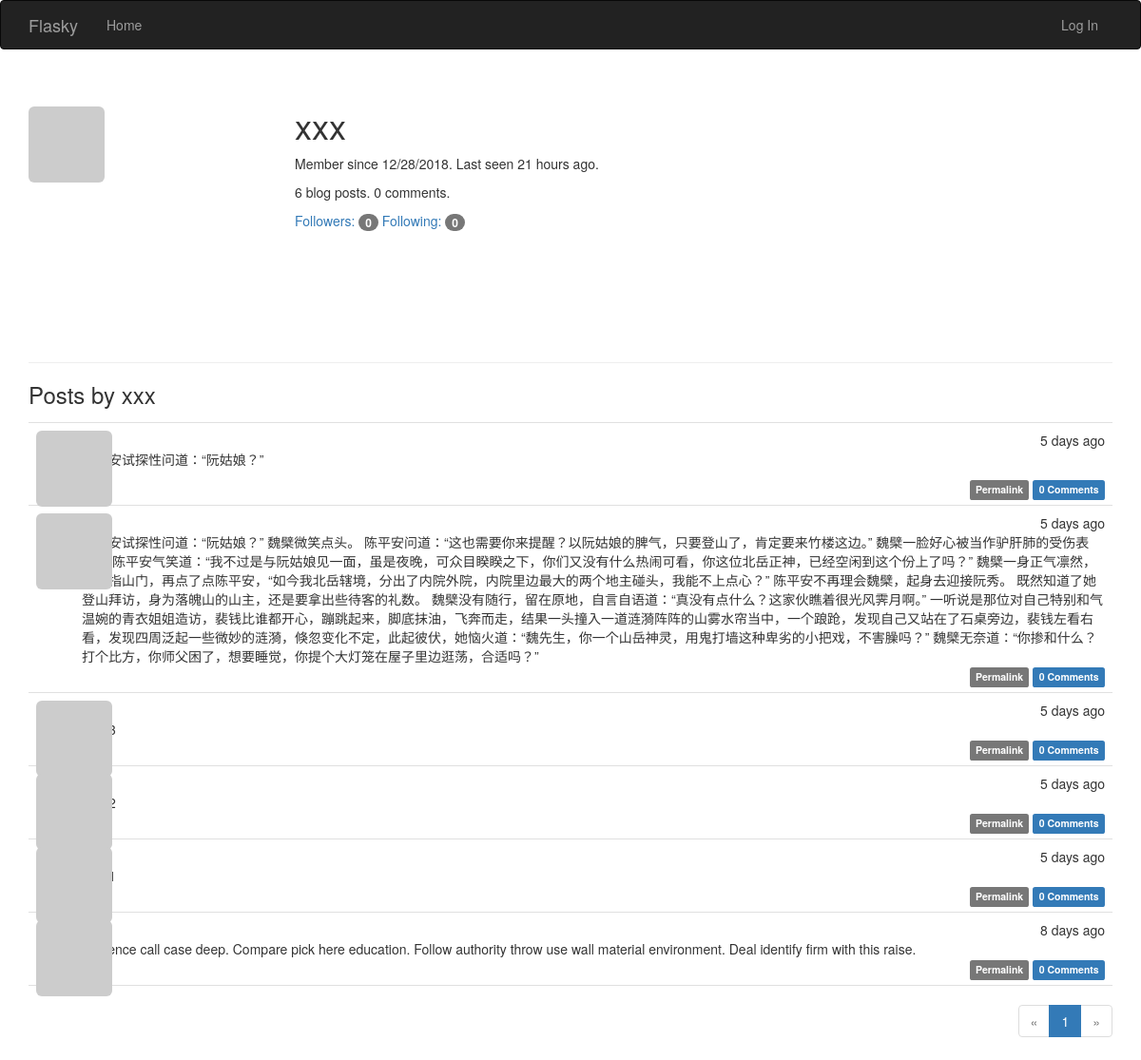
Page /user/xxx on the earlier database version.
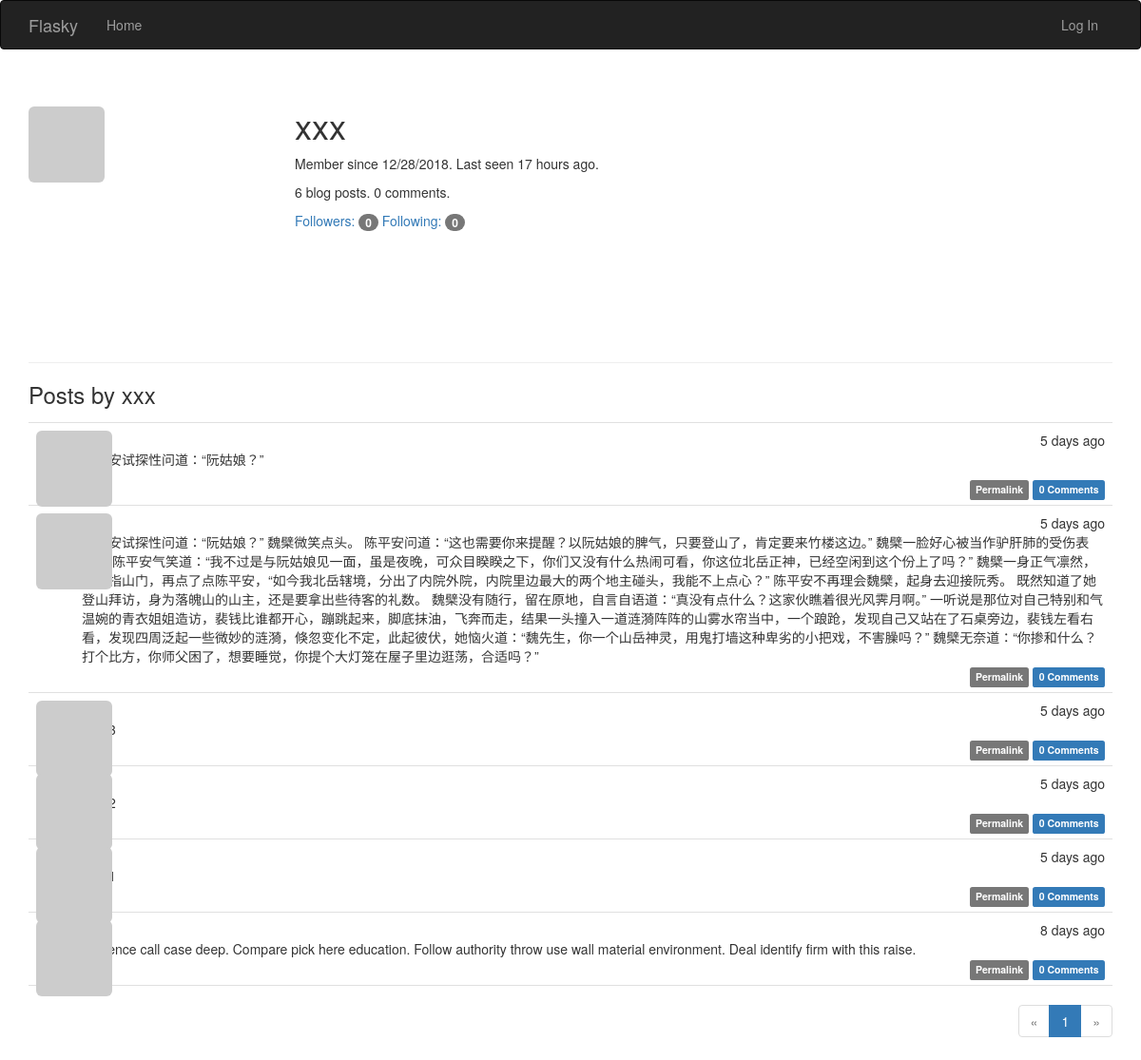
Same page on the later database version.
### app/models.py (models this page shows, shortened)
class User(UserMixin, db.Model):
    __tablename__ = 'users'
    id = db.Column(db.Integer, primary_key=True)
    email = db.Column(db.String(64), unique=True, index=True)
    username = db.Column(db.String(64), unique=True, index=True)
    role_id = db.Column(db.Integer, db.ForeignKey('roles.id'))
    password_hash = db.Column(db.String(128))
    confirmed = db.Column(db.Boolean, default=False)
    name = db.Column(db.String(64))
    location = db.Column(db.String(64))
    about_me = db.Column(db.Text())
    member_since = db.Column(db.DateTime(), default=datetime.utcnow)
    last_seen = db.Column(db.DateTime(), default=datetime.utcnow)
    avatar_hash = db.Column(db.String(32))
    posts = db.relationship('Post', backref='author', lazy='dynamic')
    followed = db.relationship('Follow',
                                foreign_keys=[Follow.follower_id],
                                backref=db.backref('follower', lazy='joined'),
                                lazy='dynamic',
                                cascade='all, delete-orphan')
    followers = db.relationship('Follow',
                                foreign_keys=[Follow.followed_id],
                                backref=db.backref('followed', lazy='joined'),
                                lazy='dynamic',
                                cascade='all, delete-orphan')
    comments = db.relationship('Comment', backref='author', lazy='dynamic')
    @property
    def password(self):
        raise AttributeError('password is not a readable attribute')
    def gravatar_hash(self):
        return hashlib.md5(self.email.lower().encode('utf-8')).hexdigest()
    def gravatar(self, size=100, default='identicon', rating='g'):
        url = 'https://secure.gravatar.com/avatar'
        hash = self.avatar_hash or self.gravatar_hash()
        return '{url}/{hash}?s={size}&d={default}&r={rating}'.format(
            url=url, hash=hash, size=size, default=default, rating=rating)

class Post(db.Model):
    __tablename__ = 'posts'
    id = db.Column(db.Integer, primary_key=True)
    body = db.Column(db.Text)
    body_html = db.Column(db.Text)
    timestamp = db.Column(db.DateTime, index=True, default=datetime.utcnow)
    author_id = db.Column(db.Integer, db.ForeignKey('users.id'))
    comments = db.relationship('Comment', backref='post', lazy='dynamic')

### app/main/views.py (the view)
@main.route('/user/<username>')
def user(username):
    user = User.query.filter_by(username=username).first_or_404()
    page = request.args.get('page', 1, type=int)
    pagination = user.posts.order_by(Post.timestamp.desc()).paginate(
            page, per_page=current_app.config['FLASKY_POSTS_PER_PAGE'],
            error_out=False)
    posts = pagination.items
    return render_template('user.html', user=user, posts=posts,
            pagination=pagination)

### app/auth/views.py (called while the page is built)
@auth.before_app_request
def before_request():
    if current_user.is_authenticated:
        current_user.ping()
        if not current_user.confirmed \
                and request.endpoint \
                and request.blueprint != 'auth' \
                and request.endpoint != 'static':
            return redirect(url_for('auth.unconfirmed'))

### app/main/__init__.py (called while the page is built)
@main.app_context_processor
def inject_permissions():
    return dict(Permission=Permission)

### app/models.py (called while the page is built)
    def can(self, permissions):
        return False

    def is_administrator(self):
        return False

### app/templates/user.html (shortened to what this page needs)
{% extends "base.html" %}
{% import "_macros.html" as macros %}
{% block page_content %}
<div class="page-header">
    <img class="img-rounded profile-thumbnail" src="{{ user.gravatar(size=256) }}">
    <div class="profile-header">
      <h1>{{ user.username }}</h1>
      <p>Member since {{ moment(user.member_since).format('L') }}. Last seen {{ moment(user.last_seen).fromNow() }}.</p>
      <p>{{ user.posts.count() }} blog posts. {{ user.comments.count() }} comments.</p>
      <p>
          <a href="{{ url_for('.followers', username=user.username) }}">Followers: <span class="badge">{{ user.followers.count() - 1 }}</span></a>
          <a href="{{ url_for('.followed_by', username=user.username) }}">Following: <span class="badge">{{ user.followed.count() - 1 }}</span></a>
      </p>
    </div>
</div>
<h3>Posts by {{ user.username }}</h3>
{% include '_posts.html' %}
{% if pagination %}
<div class="pagination">
    {{ macros.pagination_widget(pagination, '.user', username=user.username) }}
</div>
{% endif %}
{% endblock %}

### app/templates/base.html (shortened to what this page needs)
{% extends "bootstrap/base.html" %}
{% block head %}
{{ super() }}
<link rel="stylesheet" type="text/css" href="{{ url_for('static', filename='styles.css') }}">
{% endblock %}
{% block navbar %}
<div class="navbar navbar-inverse" role="navigation">
    <div class="container">
        <div class="navbar-header">
            <a class="navbar-brand" href="{{ url_for('main.index') }}">Flasky</a>
        </div>
        <div class="navbar-collapse collapse">
            <ul class="nav navbar-nav">
                <li><a href="{{ url_for('main.index') }}">Home</a></li>
            </ul>
            <ul class="nav navbar-nav navbar-right">
              {% if current_user.is_authenticated %}
              <li class="dropdown">
                <a href="#" class="dropdown-toggle" data-toggle="dropdown">
                  <img src="{{ current_user.gravatar(size=18) }}">
                  Account <b class="caret"></b>
                </a>
                <ul class="dropdown-menu">
                  <li><a href="{{ url_for('auth.change_password') }}">Change Password</a></li>
                  <li><a href="{{ url_for('auth.change_email_request') }}">Change Email</a></li>
                  <li><a href="{{ url_for('auth.logout') }}">Log Out</a></li>
                </ul>
              </li>
              {% else %}
              <li><a href="{{ url_for('auth.login') }}">Log In</a></li>
              {% endif %}
            </ul>
        </div>
    </div>
</div>
{% endblock %}
{% block content %}
<div class="container">
  {% block page_content %}{% endblock %}
</div>
{% endblock %}

### app/templates/_macros.html
{% macro pagination_widget(pagination, endpoint, fragment='') %}
<ul class="pagination">
    <li{% if not pagination.has_prev %} class="disabled"{% endif %}>
        <a href="{% if pagination.has_prev %}{{ url_for(endpoint, page=pagination.prev_num, **kwargs) }}{{ fragment }}{% else %}#{% endif %}">
            &laquo;
        </a>
    </li>
    {% for p in pagination.iter_pages() %}
        {% if p %}
            {% if p == pagination.page %}
            <li class="active">
                <a href="{{ url_for(endpoint, page = p, **kwargs) }}{{ fragment }}">{{ p }}</a>
            </li>
            {% else %}
            <li>
                <a href="{{ url_for(endpoint, page = p, **kwargs) }}{{ fragment }}">{{ p }}</a>
            </li>
            {% endif %}
        {% else %}
        <li class="disabled"><a href="#">&hellip;</a></li>
        {% endif %}
    {% endfor %}
    <li{% if not pagination.has_next %} class="disabled"{% endif %}>
        <a href="{% if pagination.has_next %}{{ url_for(endpoint, page=pagination.next_num, **kwargs) }}{{ fragment }}{% else %}#{% endif %}">
            &raquo;
        </a>
    </li>
</ul>
{% endmacro %}

### app/templates/_posts.html (shortened to what this page needs)
<ul class="posts">
    {% for post in posts %}
    <li class="post">
      <div class="post-thumbnail">
          <a href="{{ url_for('.user', username=post.author.username) }}">
            <img class="img-rounded profile-thumbnail" src="{{ post.author.gravatar(size=40) }}">
          </a>
      </div>
      <div class="post-content">
          <div class="post-date">{{ moment(post.timestamp).fromNow() }}</div>
          <div class="post-author"><a href="{{ url_for('.user', username=post.author.username) }}">{{ post.author.username }}</a></div>
          <div class="post-body">
              {% if post.body_html %}
                  {{ post.body_html | safe }}
              {% else %}
                  {{ post.body }}
              {% endif %}
          </div>
          <div class="post-footer">
              <a href="{{ url_for('.post', id=post.id) }}">
                  <span class="label label-default">Permalink</span>
              </a>
              <a href="{{ url_for('.post', id=post.id) }}#comments">
                <span class="label label-primary">{{ post.comments.count() }} Comments</span>
            </a>
            </div>
      </div>
    </li>
    {% endfor %}
</ul>

### app/static/styles.css (style rules this page uses)
.profile-thumbnail { position: absolute; }
.profile-header { min-height: 260px; margin-left: 280px; }
ul.posts { list-style-type: none; padding: 0px; margin: 16px 0px 0px 0px; border-top: 1px solid #e0e0e0; }
ul.posts li.post { padding: 8px; border-bottom: 1px solid #e0e0e0; }
div.post-date { float: right; }
div.post-author { font-weight: bold; }
div.post-thumbnail { position: absolute; }
div.post-content { margin-left: 48px; min-height: 48px; }
div.post-footer { text-align: right; }
div.pagination { width: 100%; text-align: right; padding: 0px; margin: 0px; }

Differences in the rows shown:
changed User "xxx": last_seen "21 hours ago" → "17 hours ago"
